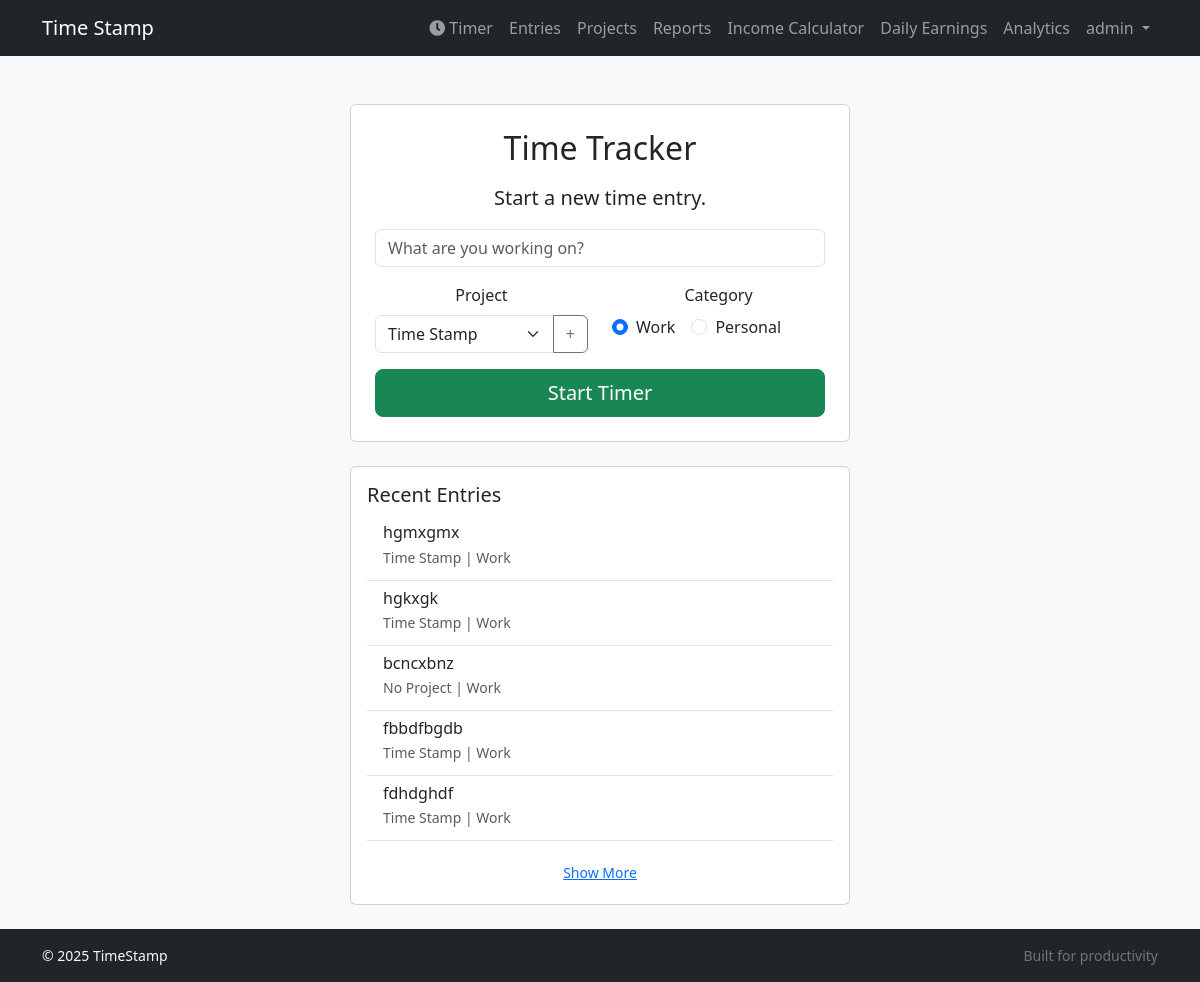
Before: / (signed in) with the older database file.
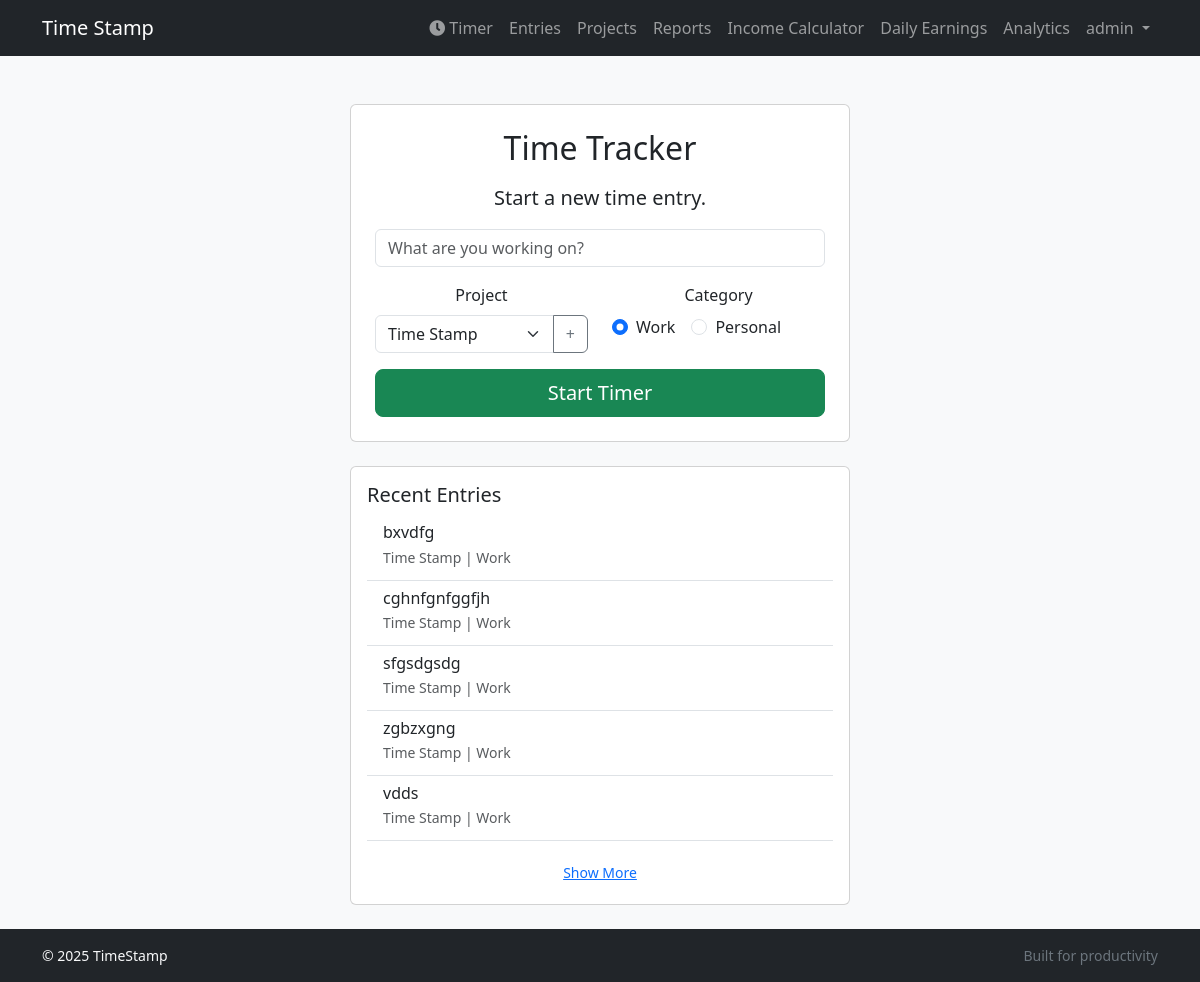
After: the same page with the newer database file.
### tracker/models.py (models this page shows, shortened)
class TimeEntry(models.Model):
    user = models.ForeignKey(settings.AUTH_USER_MODEL, on_delete=models.CASCADE)
    project = models.ForeignKey(Project, on_delete=models.CASCADE, null=True, blank=True, related_name='time_entries')
    title = models.CharField(max_length=200)
    description = models.TextField(blank=True)
    notes = models.TextField(blank=True)
    start_time = models.DateTimeField()
    end_time = models.DateTimeField(null=True, blank=True)
    is_archived = models.BooleanField(default=False)
    category = models.CharField(max_length=10, choices=CATEGORY_CHOICES, default='work')
    is_paused = models.BooleanField(default=False)
    last_pause_time = models.DateTimeField(null=True, blank=True)
    paused_duration = models.DurationField(default=timedelta(0))
    class Meta:
        ordering = ['-start_time']

class Project(models.Model):
    user = models.ForeignKey(settings.AUTH_USER_MODEL, on_delete=models.CASCADE)
    name = models.CharField(max_length=200)
    description = models.TextField(blank=True)
    category = models.CharField(max_length=10, choices=CATEGORY_CHOICES, default='work')
    is_archived = models.BooleanField(default=False)
    hourly_rate = models.DecimalField(max_digits=8, decimal_places=2, default=0.00)

### tracker/views.py (the view)
# urls.py: path('', views.HomePageView.as_view(), name='home'),
class HomePageView(View):
    def get(self, request, *args, **kwargs):
        if request.user.is_authenticated:
            active_entry = TimeEntry.objects.filter(user=request.user, end_time__isnull=True).first()
            projects = Project.objects.filter(user=request.user)
            recent_entries = TimeEntry.objects.filter(
                user=request.user,
                end_time__isnull=False
            ).order_by('-start_time')[:10]
            latest_work_entry = TimeEntry.objects.filter(user=request.user, category='work', project__isnull=False).order_by('-start_time').first()
            latest_personal_entry = TimeEntry.objects.filter(user=request.user, category='personal', project__isnull=False).order_by('-start_time').first()
            context = {
                'active_entry': active_entry,
                'projects': projects,
                'recent_entries': recent_entries,
                'latest_work_project_id': latest_work_entry.project.id if latest_work_entry else None,
                'latest_personal_project_id': latest_personal_entry.project.id if latest_personal_entry else None,
                'new_project_id': request.GET.get('new_project_id'),
                'new_category': request.GET.get('new_category'),
            }
            return render(request, 'home.html', context)
        else:
            return render(request, 'tracker/landing.html')

### templates/home.html (shortened to what the changed rows need)
{% extends "base.html" %}
{% block content %}
{% if user.is_authenticated %}
    <div class="text-center">
        <div class="card mx-auto" style="max-width: 500px;">
            <div class="card-body p-4">
                <h2 class="card-title mb-3">Time Tracker</h2>
            </div>
        </div>
    </div>
    {% if recent_entries %}
    <div class="card mx-auto mt-4" style="max-width: 500px;">
        <div class="card-body">
            <ul class="list-group list-group-flush" id="recent-entries-list">
                {% for entry in recent_entries %}
                <li class="list-group-item recent-entry" {% if forloop.counter > 5 %}style="display: none;"{% endif %}>
                    <div class="d-flex w-100 justify-content-between">
                        <h6 class="mb-1">{{ entry.title }}</h6>
                    </div>
                    <p class="mb-1 text-muted small">
                        {{ entry.project.name|default:"No Project" }} | {{ entry.get_category_display }}
                    </p>
                </li>
                {% endfor %}
            </ul>
        </div>
    </div>
    {% endif %}
{% endif %}
{% endblock %}

Changed rows visible on the page:
no longer on this page (row edited): TimeEntry: title "hgmxgmx", project.name "Time Stamp", category "Work"
no longer on this page (row unchanged): TimeEntry: title "hgkxgk", project.name "Time Stamp", category "Work"
no longer on this page (row edited): TimeEntry: title "bcncxbnz", project.name "No Project", category "Work"
no longer on this page (row unchanged): TimeEntry: title "fbbdfbgdb", project.name "Time Stamp", category "Work"
no longer on this page (row unchanged): TimeEntry: title "fdhdghdf", project.name "Time Stamp", category "Work"
added TimeEntry: title "bxvdfg", project.name "Time Stamp", category "Work"
added TimeEntry: title "cghnfgnfggfjh", project.name "Time Stamp", category "Work"
added TimeEntry: title "sfgsdgsdg", project.name "Time Stamp", category "Work"
added TimeEntry: title "zgbzxgng", project.name "Time Stamp", category "Work"
added TimeEntry: title "vdds", project.name "Time Stamp", category "Work"
